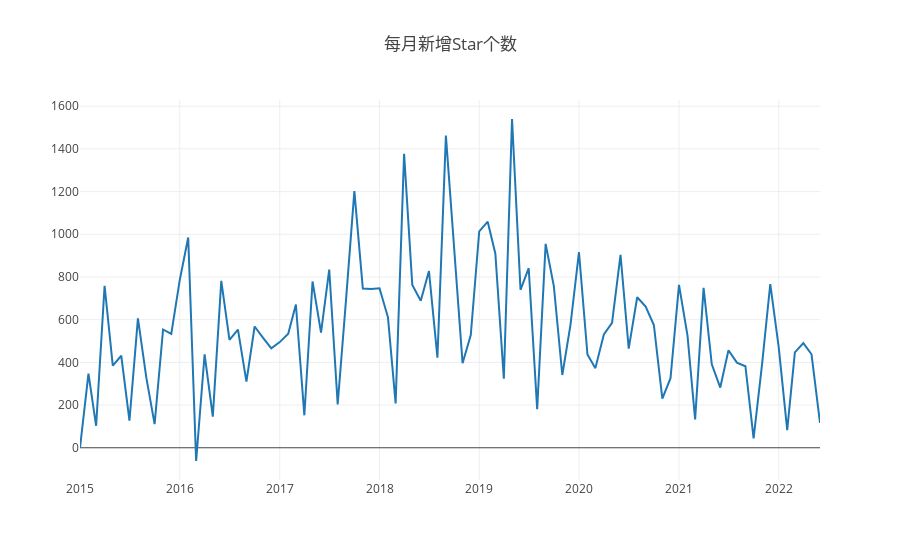

Notebook cell for this chart:
### Code cell
var startYear = 2015,
  endYear = 2022;
var years = [];
var repo_id = 507775;
var query = openDigger.driver.clickhouse.query;
for (var y = startYear; y <= endYear; y++) years.push(y);
console.log('2.1.1 - - - - - - - - - ');
Promise.all(
  years.map((year) => {
    return query(`
    select created_at, repo_stargazers_count
    from github_log.events
    where toYear(created_at)=${year} and repo_id=${repo_id} and type = 'PullRequestEvent'
    `);
  })
).then((data) => {
  const tmp = {};
  for (let i = 0; i < data.length; i++) {
    for (let j = 0; j < data[i].length; j++) {
      tmp[data[i][j].created_at.slice(0, 7)] = Number(
        data[i][j].repo_stargazers_count
      );
    }
  }
  const ordered = Object.fromEntries(Object.entries(tmp).sort());
  let timeArray = [];
  let countArray = [];
  for (const key in ordered) {
    timeArray.push(key);
    countArray.push(ordered[key]);
  }
  for (let i = countArray.length - 1; i >= 1; i--) {
    countArray[i] -= countArray[i-1]; // count every month add
  }
  countArray[0] = 0
  // for(let i = 0; i < timeArray.length; i++) {
  //     console.log('年月: ' + timeArray[i]);
  //     console.log('当月新增Star: ' + countArray[i]);
  // }
  var data = [
    {
      x: timeArray,
      y: countArray,
      type: "scatter",
    },
  ];
  openDigger.render.plotly(data, { title: "每月新增Star个数" });
});

### Figure 1 — Plotly figure (JSON) as saved in the notebook; plotly's stock layout.template omitted (floating-point values rounded to 4 significant figures)
{"data": [{"type": "scatter", "x": ["2015-01", "2015-02", "2015-03", "2015-04", "2015-05", "2015-06", "2015-07", "2015-08", "2015-09", "2015-10", "2015-11", "2015-12", "2016-01", "2016-02", "2016-03", "2016-04", "2016-05", "2016-06", "2016-07", "2016-08", "2016-09", "2016-10", "2016-11", "2016-12", "2017-01", "2017-02", "2017-03", "2017-04", "2017-05", "2017-06", "2017-07", "2017-08", "2017-09", "2017-10", "2017-11", "2017-12", "2018-01", "2018-02", "2018-03", "2018-04", "2018-05", "2018-06", "2018-07", "2018-08", "2018-09", "2018-10", "2018-11", "2018-12", "2019-01", "2019-02", "2019-03", "2019-04", "2019-05", "2019-06", "2019-07", "2019-08", "2019-09", "2019-10", "2019-11", "2019-12", "2020-01", "2020-02", "2020-03", "2020-04", "2020-05", "2020-06", "2020-07", "2020-08", "2020-09", "2020-10", "2020-11", "2020-12", "2021-01", "2021-02", "2021-03", "2021-04", "2021-05", "2021-06", "2021-07", "2021-08", "2021-09", "2021-10", "2021-11", "2021-12", "2022-01", "2022-02", "2022-03", "2022-04", "2022-05", "2022-06"], "y": [0, 347, 103, 759, 385, 431, 127, 606, 326, 111, 554, 533, 785, 985, -62, 438, 146, 782, 505, 553, 310, 568, 515, 466, 495, 534, 671, 152, 779, 539, 835, 203, 701, 1202, 746, 744, 747, 611, 208, 1377, 763, 689, 828, 422, 1462, 930, 396, 528, 1014, 1059, 909, 324, 1540, 740, 841, 181, 955, 757, 341, 577, 916, 437, 373, 531, 585, 904, 464, 705, 661, 575, 230, 326, 763, 527, 133, 749, 391, 282, 457, 399, 382, 44, 392, 767, 470, 83, 447, 490, 438, 116]}], "layout": {"autosize": true, "title": {"text": "每月新增Star个数"}, "xaxis": {"autorange": true, "range": ["2015-01-01", "2022-06-01"], "type": "date"}, "yaxis": {"autorange": true, "range": [-151, 1629], "type": "linear"}}}
